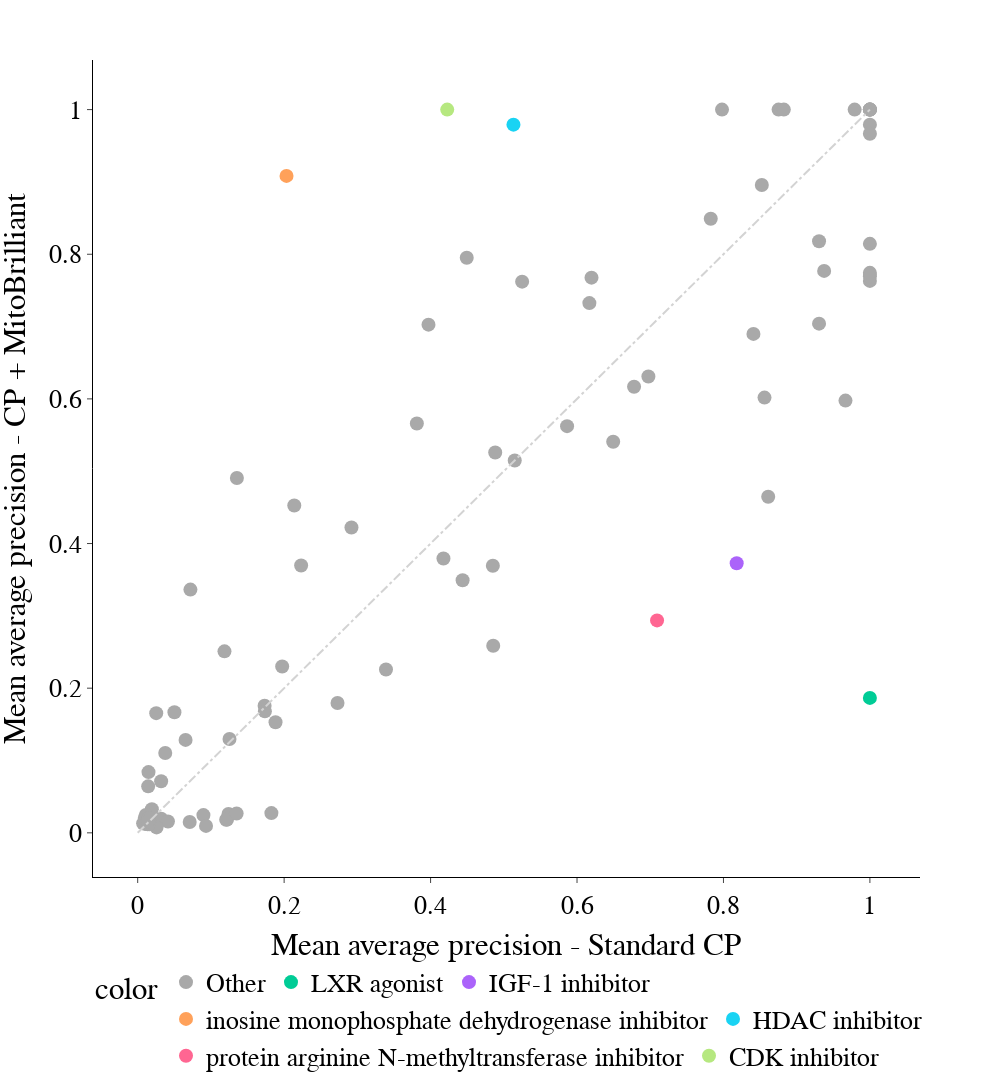

The code cell stored with this chart in its notebook:
### Markdown cell above
### Plot

### Code cell
scatter_plot_comparison_colorblack(df_treatment, col1='Standard CP', col2='CP + MitoBrilliant', cutoff=0.4)

### Figure 1 — Plotly figure (JSON) as saved in the notebook; plotly's stock layout.template omitted (floating-point values rounded to 4 significant figures)
{"data": [{"hovertemplate": "<b>%{hovertext}</b><br><br>color=Other<br>Mean average precision - Standard CP=%{x}<br>Mean average precision - CP + MitoBrilliant=%{y}<extra></extra>", "hovertext": ["tumor necrosis factor production inhibitor", "antihistamine", "acetylcholine receptor antagonist", "pyruvate dehydrogenase kinase inhibitor", "protein tyrosine kinase inhibitor", "antihistamine", "hepatocyte growth factor receptor inhibitor", "CHK inhibitor", "glycogen synthase kinase inhibitor", "histone lysine methyltransferase inhibitor", "tumor necrosis factor production inhibitor", "inosine monophosphate dehydrogenase inhibitor", "CDC inhibitor", "PARP inhibitor", "bromodomain inhibitor", "ubiquitin specific protease inhibitor", "glycogen synthase kinase inhibitor", "JAK inhibitor", "Apoptosis inducer (ATP-competitive kinase inhibitor)", "hepatocyte growth factor receptor inhibitor", "bromodomain inhibitor", "MEK inhibitor", "Aurora kinase inhibitor", "phospholipase inhibitor", "tricyclic antidepressant", "histone lysine demethylase inhibitor", "phosphodiesterase inhibitor", "beta-catenin inhibitor", "JNK inhibitor", "LXR agonist", "DNA inhibitor", "kinesin inhibitor", "phosphoinositide dependent kinase inhibitor", "RAF inhibitor", "FGFR inhibitor", "Bcr-Abl kinase inhibitor", "AMPK inhibitor", "pyruvate dehydrogenase kinase inhibitor", "phospholipase inhibitor", "Aurora kinase inhibitor", "JAK inhibitor", "tricyclic antidepressant", "PARP inhibitor", "BCL inhibitor", "MEK inhibitor", "histone lysine methyltransferase inhibitor", "HDAC inhibitor", "BCL inhibitor", "phosphodiesterase inhibitor", "kinesin inhibitor", "CDK inhibitor", "CDC inhibitor", "RAF inhibitor", "protein tyrosine kinase inhibitor", "MAP kinase inhibitor", "ER stressor (SERCA inhibitor)", "Apoptosis inducer (transcription inhibitor)", "phosphoinositide dependent kinase inhibitor", "FGFR inhibitor", "DNA inhibitor", "smoothened receptor agonist", "JNK inhibitor", "CHK inhibitor", "EGFR inhibitor", "androgen receptor modulator", "HMGCR inhibitor", "acetylcholine receptor antagonist", "p38 MAPK inhibitor", "mTOR inhibitor", "EGFR inhibitor", "HMGCR inhibitor", "IGF-1 inhibitor", "protein arginine N-methyltransferase inhibitor", "Bcr-Abl kinase inhibitor", "MAP kinase inhibitor", "p38 MAPK inhibitor", "ubiquitin specific protease inhibitor", "beta-catenin inhibitor", "histone lysine demethylase inhibitor", "hypoxia inducible factor inhibitor", "androgen receptor modulator", "mTOR inhibitor", "smoothened receptor agonist", "hypoxia inducible factor inhibitor"], "legendgroup": "Other", "marker": {"color": "darkgrey", "size": 14, "symbol": "circle"}, "mode": "markers", "name": "Other", "orientation": "v", "showlegend": true, "type": "scatter", "x": [0.07102, 0.02198, 0.03761, 0.1254, 0.1733, 0.01934, 0.4438, 1, 0.6975, 0.0143, 0.0229, 1, 1, 0.02418, 0.1355, 0.122, 1, 0.08976, 1, 0.03209, 1, 0.1973, 0.8753, 0.009674, 0.01015, 0.06538, 0.09331, 0.0137, 0.01117, 0.292, 0.04131, 0.9306, 0.6198, 0.072, 0.8824, 0.8611, 0.1882, 0.525, 0.9306, 0.4851, 0.1737, 0.01642, 0.5149, 1, 0.6494, 1, 0.4494, 0.4855, 0.007374, 0.4176, 0.7826, 0.124, 0.9792, 0.02574, 0.01474, 1, 0.6779, 0.8561, 0.4883, 0.2139, 0.2232, 0.01471, 0.8524, 0.05016, 0.01576, 0.1209, 0.03202, 0.9375, 1, 1, 0.01389, 0.5864, 0.1826, 0.3971, 0.3391, 0.2729, 0.1185, 0.9667, 0.798, 0.02529, 0.1351, 0.8409, 0.3812, 0.6169], "xaxis": "x", "y": [0.01506, 0.01592, 0.1104, 0.1298, 0.1757, 0.03252, 0.3492, 1, 0.631, 0.06426, 0.01145, 0.8144, 1, 0.01008, 0.4907, 0.01837, 1, 0.02449, 0.9792, 0.01952, 0.9667, 0.2299, 1, 0.02049, 0.01236, 0.1285, 0.009611, 0.0119, 0.02461, 0.4222, 0.01575, 0.7041, 0.7676, 0.3363, 1, 0.4647, 0.1528, 0.7621, 0.8181, 0.3693, 0.168, 0.01185, 0.5148, 0.7631, 0.5408, 1, 0.7951, 0.2586, 0.01312, 0.3793, 0.8491, 0.02607, 1, 0.007502, 0.08398, 0.7695, 0.6168, 0.6018, 0.5259, 0.4525, 0.3695, 0.02018, 0.8958, 0.1668, 0.01255, 0.01818, 0.07127, 0.777, 1, 0.7742, 0.01602, 0.5623, 0.02728, 0.7027, 0.2258, 0.1794, 0.2509, 0.5976, 1, 0.1655, 0.02681, 0.6898, 0.566, 0.7324], "yaxis": "y"}, {"hovertemplate": "<b>%{hovertext}</b><br><br>color=LXR agonist<br>Mean average precision - Standard CP=%{x}<br>Mean average precision - CP + MitoBrilliant=%{y}<extra></extra>", "hovertext": ["LXR agonist"], "legendgroup": "LXR agonist", "marker": {"color": "#00cc96", "size": 14, "symbol": "circle"}, "mode": "markers", "name": "LXR agonist", "orientation": "v", "showlegend": true, "type": "scatter", "x": [1], "xaxis": "x", "y": [0.1866], "yaxis": "y"}, {"hovertemplate": "<b>%{hovertext}</b><br><br>color=IGF-1 inhibitor<br>Mean average precision - Standard CP=%{x}<br>Mean average precision - CP + MitoBrilliant=%{y}<extra></extra>", "hovertext": ["IGF-1 inhibitor"], "legendgroup": "IGF-1 inhibitor", "marker": {"color": "#ab63fa", "size": 14, "symbol": "circle"}, "mode": "markers", "name": "IGF-1 inhibitor", "orientation": "v", "showlegend": true, "type": "scatter", "x": [0.8181], "xaxis": "x", "y": [0.3728], "yaxis": "y"}, {"hovertemplate": "<b>%{hovertext}</b><br><br>color=inosine monophosphate dehydrogenase inhibitor<br>Mean average precision - Standard CP=%{x}<br>Mean average precision - CP + MitoBrilliant=%{y}<extra></extra>", "hovertext": ["inosine monophosphate dehydrogenase inhibitor"], "legendgroup": "inosine monophosphate dehydrogenase inhibitor", "marker": {"color": "#FFA15A", "size": 14, "symbol": "circle"}, "mode": "markers", "name": "inosine monophosphate dehydrogenase inhibitor", "orientation": "v", "showlegend": true, "type": "scatter", "x": [0.2033], "xaxis": "x", "y": [0.9083], "yaxis": "y"}, {"hovertemplate": "<b>%{hovertext}</b><br><br>color=HDAC inhibitor<br>Mean average precision - Standard CP=%{x}<br>Mean average precision - CP + MitoBrilliant=%{y}<extra></extra>", "hovertext": ["HDAC inhibitor"], "legendgroup": "HDAC inhibitor", "marker": {"color": "#19d3f3", "size": 14, "symbol": "circle"}, "mode": "markers", "name": "HDAC inhibitor", "orientation": "v", "showlegend": true, "type": "scatter", "x": [0.5132], "xaxis": "x", "y": [0.9792], "yaxis": "y"}, {"hovertemplate": "<b>%{hovertext}</b><br><br>color=protein arginine N-methyltransferase inhibitor<br>Mean average precision - Standard CP=%{x}<br>Mean average precision - CP + MitoBrilliant=%{y}<extra></extra>", "hovertext": ["protein arginine N-methyltransferase inhibitor"], "legendgroup": "protein arginine N-methyltransferase inhibitor", "marker": {"color": "#FF6692", "size": 14, "symbol": "circle"}, "mode": "markers", "name": "protein arginine N-methyltransferase inhibitor", "orientation": "v", "showlegend": true, "type": "scatter", "x": [0.7093], "xaxis": "x", "y": [0.2937], "yaxis": "y"}, {"hovertemplate": "<b>%{hovertext}</b><br><br>color=CDK inhibitor<br>Mean average precision - Standard CP=%{x}<br>Mean average precision - CP + MitoBrilliant=%{y}<extra></extra>", "hovertext": ["CDK inhibitor"], "legendgroup": "CDK inhibitor", "marker": {"color": "#B6E880", "size": 14, "symbol": "circle"}, "mode": "markers", "name": "CDK inhibitor", "orientation": "v", "showlegend": true, "type": "scatter", "x": [0.4227], "xaxis": "x", "y": [1], "yaxis": "y"}], "layout": {"font": {"color": "Black", "family": "sans serif", "size": 26}, "height": 1200, "legend": {"orientation": "h", "title": {"text": "color"}, "tracegroupgap": 0}, "margin": {"t": 60}, "plot_bgcolor": "rgba(0,0,0,0)", "shapes": [{"line": {"color": "lightgrey", "dash": "dashdot"}, "type": "line", "x0": 0, "x1": 1, "y0": 0, "y1": 1}], "width": 1000, "xaxis": {"anchor": "y", "domain": [0, 1], "linecolor": "black", "showline": true, "ticks": "outside", "title": {"text": "Mean average precision - Standard CP"}}, "yaxis": {"anchor": "x", "domain": [0, 1], "linecolor": "black", "showline": true, "ticks": "outside", "title": {"text": "Mean average precision - CP + MitoBrilliant"}}}}
